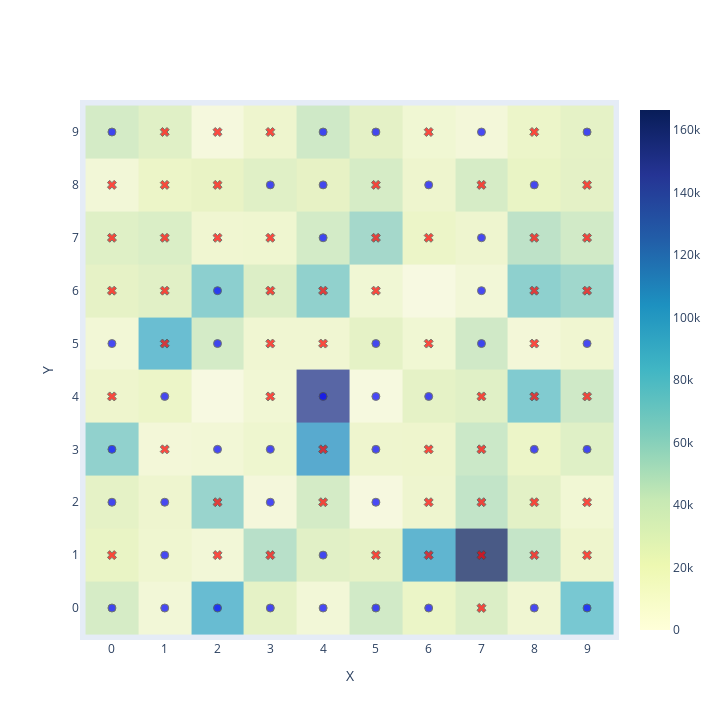
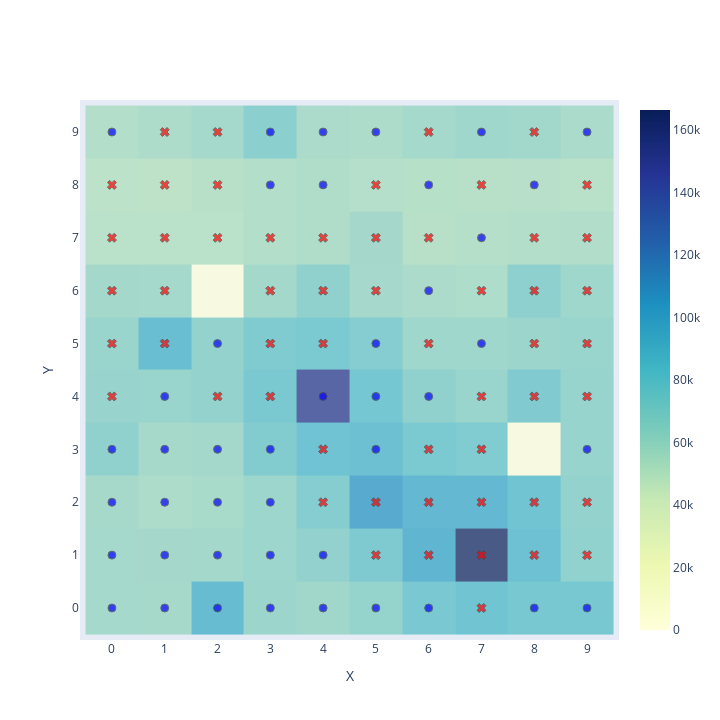

Notebook cell for these charts, in order:
### Code cell
def plot2D_v2_model(model):
    """
    Plots a 2D density heatmap of the model.

    Note: V2 adds markers for each agent. However, 
          it doesn't work well for large scales.
    """
    x_coords, y_coords, wealths, types = extract_data(model)

    fig = go.Figure()

    type_markers = ['x', 'circle', 'square', 'diamond', 'triangle-up', 'triangle-down']  # Define marker shapes
    type_colors = ['red', 'blue', 'green', 'orange', 'purple', 'pink']  # Define marker colors

    for t in set(types):
        mask = types == t
        x = x_coords[mask]
        y = y_coords[mask]

        fig.add_trace(go.Scatter(
            x=x,
            y=y,
            mode='markers',
            showlegend=False,
            marker=dict(
                symbol=type_markers[t],
                opacity=0.7,
                color=type_colors[t],
                size=8,
                line=dict(width=1),
            )
        ))

    fig.add_trace(go.Histogram2d(
        x=x_coords,
        y=y_coords,
        colorscale='YlGnBu',
        zmax=max(wealths),
        nbinsx=14,
        nbinsy=14,
        zauto=False,
        # Add weights
        z=wealths,
        histfunc='sum',
        opacity=0.7,
    ))

    fig.update_layout(
        xaxis_title='X', yaxis_title='Y', coloraxis_colorbar_title='Wealth',
        xaxis=dict(ticks='', showgrid=False, zeroline=False, nticks=20),
        yaxis=dict(ticks='', showgrid=False, zeroline=False, nticks=20),
        autosize=False,
        height=720,
        width=720,
        hovermode='closest',
    )

    fig.show()

# Define model parameters
heigth, width = 10, 10
density = 0.97
fixed_areas_pc = 0.0
popilation_sizes = [0.5, 0.5]
homophily = 3
cluster_threshold = 4

# Create the model
model = Schelling(heigth, width, density, fixed_areas_pc, popilation_sizes, homophily, cluster_threshold)

plot2D_v2_model(model)
for i in range(10):
    model.step()
plot2D_v2_model(model)

### Figure 1 — Plotly figure (JSON) as saved in the notebook; plotly's stock layout.template omitted (floating-point values rounded to 4 significant figures)
{"data": [{"marker": {"color": "red", "line": {"width": 1}, "opacity": 0.7, "size": 8, "symbol": "x"}, "mode": "markers", "showlegend": false, "type": "scatter", "x": [0, 0, 0, 0, 0, 1, 1, 1, 1, 1, 1, 2, 2, 2, 2, 2, 3, 3, 3, 3, 3, 3, 4, 4, 4, 4, 5, 5, 5, 5, 6, 6, 6, 6, 6, 6, 7, 7, 7, 7, 7, 7, 8, 8, 8, 8, 8, 8, 8, 9, 9, 9, 9, 9, 9], "y": [1, 4, 6, 7, 8, 3, 5, 6, 7, 8, 9, 1, 2, 7, 8, 9, 1, 4, 5, 6, 7, 9, 2, 3, 5, 6, 1, 6, 7, 8, 1, 2, 3, 5, 7, 9, 0, 1, 2, 3, 4, 8, 1, 2, 4, 5, 6, 7, 9, 1, 2, 4, 6, 7, 8]}, {"marker": {"color": "blue", "line": {"width": 1}, "opacity": 0.7, "size": 8, "symbol": "circle"}, "mode": "markers", "showlegend": false, "type": "scatter", "x": [0, 0, 0, 0, 0, 1, 1, 1, 1, 2, 2, 2, 2, 3, 3, 3, 3, 4, 4, 4, 4, 4, 4, 5, 5, 5, 5, 5, 5, 6, 6, 6, 7, 7, 7, 7, 8, 8, 8, 9, 9, 9, 9], "y": [0, 2, 3, 5, 9, 0, 1, 2, 4, 0, 3, 5, 6, 0, 2, 3, 8, 0, 1, 4, 7, 8, 9, 0, 2, 3, 4, 5, 9, 0, 4, 8, 5, 6, 7, 9, 0, 3, 8, 0, 3, 5, 9]}, {"colorscale": [[0, "rgb(255,255,217)"], [0.125, "rgb(237,248,177)"], [0.25, "rgb(199,233,180)"], [0.375, "rgb(127,205,187)"], [0.5, "rgb(65,182,196)"], [0.625, "rgb(29,145,192)"], [0.75, "rgb(34,94,168)"], [0.875, "rgb(37,52,148)"], [1, "rgb(8,29,88)"]], "histfunc": "sum", "nbinsx": 14, "nbinsy": 14, "opacity": 0.7, "type": "histogram2d", "x": [0, 0, 0, 0, 0, 0, 0, 0, 0, 0, 1, 1, 1, 1, 1, 1, 1, 1, 1, 1, 2, 2, 2, 2, 2, 2, 2, 2, 2, 3, 3, 3, 3, 3, 3, 3, 3, 3, 3, 4, 4, 4, 4, 4, 4, 4, 4, 4, 4, 5, 5, 5, 5, 5, 5, 5, 5, 5, 5, 6, 6, 6, 6, 6, 6, 6, 6, 6, 7, 7, 7, 7, 7, 7, 7, 7, 7, 7, 8, 8, 8, 8, 8, 8, 8, 8, 8, 8, 9, 9, 9, 9, 9, 9, 9, 9, 9, 9], "y": [0, 1, 2, 3, 4, 5, 6, 7, 8, 9, 0, 1, 2, 3, 4, 5, 6, 7, 8, 9, 0, 1, 2, 3, 5, 6, 7, 8, 9, 0, 1, 2, 3, 4, 5, 6, 7, 8, 9, 0, 1, 2, 3, 4, 5, 6, 7, 8, 9, 0, 1, 2, 3, 4, 5, 6, 7, 8, 9, 0, 1, 2, 3, 4, 5, 7, 8, 9, 0, 1, 2, 3, 4, 5, 6, 7, 8, 9, 0, 1, 2, 3, 4, 5, 6, 7, 8, 9, 0, 1, 2, 3, 4, 5, 6, 7, 8, 9], "z": [35970.0, 21080.0, 25220.0, 67960.0, 14900.0, 8531.0, 24310.0, 29410.0, 7537.0, 37560.0, 7799.0, 12650.0, 13600.0, 6956.0, 18050.0, 89010.0, 27760.0, 33400.0, 18580.0, 29050.0, 90940.0, 7746.0, 64430.0, 8182.0, 38330.0, 70600.0, 12080.0, 21690.0, 2910.0, 25280.0, 51180.0, 4818.0, 13300.0, 9745.0, 11110.0, 31580.0, 13180.0, 28970.0, 13900.0, 7777.0, 28110.0, 37660.0, 105000.0, 151400.0, 11550.0, 68090.0, 39100.0, 22900.0, 41350.0, 40720.0, 24350.0, 1619.0, 14240.0, 1326.0, 25390.0, 10130.0, 59320.0, 36430.0, 25960.0, 19290.0, 96930.0, 13720.0, 15050.0, 25060.0, 10270.0, 18040.0, 14100.0, 10390.0, 32280.0, 166400.0, 47200.0, 43200.0, 28210.0, 41060.0, 7659.0, 13520.0, 36470.0, 6361.0, 11400.0, 46030.0, 26390.0, 18440.0, 75920.0, 6927.0, 69520.0, 48950.0, 21200.0, 17850.0, 80100.0, 15040.0, 9744.0, 29300.0, 41510.0, 11830.0, 60980.0, 40490.0, 25990.0, 24780.0], "zauto": false, "zmax": 166400.0}], "layout": {"autosize": false, "coloraxis": {"colorbar": {"title": {"text": "Wealth"}}}, "height": 720, "hovermode": "closest", "width": 720, "xaxis": {"nticks": 20, "showgrid": false, "ticks": "", "title": {"text": "X"}, "zeroline": false}, "yaxis": {"nticks": 20, "showgrid": false, "ticks": "", "title": {"text": "Y"}, "zeroline": false}}}

### Figure 2 — Plotly figure (JSON) as saved in the notebook; plotly's stock layout.template omitted (floating-point values rounded to 4 significant figures)
{"data": [{"marker": {"color": "red", "line": {"width": 1}, "opacity": 0.7, "size": 8, "symbol": "x"}, "mode": "markers", "showlegend": false, "type": "scatter", "x": [7, 0, 0, 0, 0, 4, 1, 1, 1, 1, 1, 4, 9, 2, 2, 2, 0, 3, 3, 3, 3, 2, 4, 5, 4, 4, 5, 5, 5, 5, 6, 6, 6, 6, 6, 6, 7, 7, 7, 7, 7, 7, 8, 8, 8, 8, 8, 8, 8, 9, 9, 9, 9, 9, 9], "y": [6, 4, 6, 7, 8, 7, 5, 6, 7, 8, 9, 3, 5, 7, 8, 9, 5, 4, 5, 6, 7, 4, 2, 2, 5, 6, 1, 6, 7, 8, 1, 2, 3, 5, 7, 9, 0, 1, 2, 3, 4, 8, 1, 2, 4, 5, 6, 7, 9, 1, 2, 4, 6, 7, 8]}, {"marker": {"color": "blue", "line": {"width": 1}, "opacity": 0.7, "size": 8, "symbol": "circle"}, "mode": "markers", "showlegend": false, "type": "scatter", "x": [0, 0, 0, 3, 0, 1, 1, 1, 1, 2, 2, 2, 3, 3, 3, 3, 3, 4, 4, 4, 1, 4, 4, 5, 2, 5, 5, 5, 5, 6, 6, 8, 0, 6, 6, 7, 8, 9, 2, 9, 7, 7, 9], "y": [0, 2, 3, 1, 9, 0, 1, 2, 4, 0, 3, 2, 9, 0, 2, 3, 8, 0, 1, 4, 3, 8, 9, 0, 1, 3, 4, 5, 9, 0, 4, 8, 1, 6, 8, 9, 0, 3, 5, 0, 5, 7, 9]}, {"colorscale": [[0, "rgb(255,255,217)"], [0.125, "rgb(237,248,177)"], [0.25, "rgb(199,233,180)"], [0.375, "rgb(127,205,187)"], [0.5, "rgb(65,182,196)"], [0.625, "rgb(29,145,192)"], [0.75, "rgb(34,94,168)"], [0.875, "rgb(37,52,148)"], [1, "rgb(8,29,88)"]], "histfunc": "sum", "nbinsx": 14, "nbinsy": 14, "opacity": 0.7, "type": "histogram2d", "x": [0, 7, 0, 0, 0, 3, 0, 0, 0, 0, 1, 1, 1, 4, 1, 1, 1, 1, 1, 1, 2, 4, 9, 2, 2, 3, 2, 2, 2, 3, 0, 3, 3, 3, 3, 3, 3, 3, 2, 4, 4, 4, 5, 4, 4, 4, 1, 4, 4, 5, 5, 2, 5, 5, 5, 5, 5, 5, 5, 6, 6, 6, 6, 6, 6, 6, 8, 6, 7, 7, 7, 7, 7, 0, 6, 6, 7, 7, 8, 8, 8, 9, 8, 8, 8, 8, 2, 8, 9, 9, 9, 7, 9, 7, 9, 9, 9, 9], "y": [0, 6, 2, 3, 4, 1, 6, 7, 8, 9, 0, 1, 2, 7, 4, 5, 6, 7, 8, 9, 0, 3, 5, 3, 2, 9, 7, 8, 9, 0, 5, 2, 3, 4, 5, 6, 7, 8, 4, 0, 1, 2, 2, 4, 5, 6, 3, 8, 9, 0, 1, 1, 3, 4, 5, 6, 7, 8, 9, 0, 1, 2, 3, 4, 5, 7, 8, 9, 0, 1, 2, 3, 4, 1, 6, 8, 8, 9, 0, 1, 2, 3, 4, 5, 6, 7, 5, 9, 0, 1, 2, 5, 4, 7, 6, 7, 8, 9], "z": [58890.0, 55310.0, 58330.0, 67960.0, 64830.0, 62650.0, 59570.0, 50600.0, 49410.0, 53660.0, 58400.0, 59200.0, 55430.0, 54510.0, 64070.0, 89010.0, 58830.0, 50300.0, 48730.0, 55580.0, 90940.0, 84850.0, 64510.0, 59740.0, 57470.0, 70600.0, 50320.0, 51220.0, 59020.0, 62870.0, 64050.0, 62450.0, 75130.0, 78810.0, 76360.0, 59530.0, 53030.0, 53020.0, 66750.0, 60800.0, 67710.0, 73410.0, 105000.0, 151400.0, 77760.0, 68090.0, 58460.0, 54500.0, 56180.0, 66120.0, 77000.0, 59620.0, 87460.0, 81180.0, 73690.0, 58750.0, 59320.0, 52160.0, 55510.0, 79250.0, 96930.0, 94150.0, 77880.0, 67950.0, 61060.0, 51140.0, 51770.0, 58800.0, 83430.0, 166400.0, 93890.0, 75440.0, 64290.0, 58920.0, 56370.0, 51590.0, 51550.0, 61010.0, 79700.0, 86360.0, 84040.0, 65140.0, 75920.0, 62870.0, 69520.0, 53800.0, 66410.0, 60390.0, 80100.0, 68250.0, 66700.0, 61270.0, 65100.0, 51890.0, 60980.0, 53910.0, 50720.0, 56910.0], "zauto": false, "zmax": 166400.0}], "layout": {"autosize": false, "coloraxis": {"colorbar": {"title": {"text": "Wealth"}}}, "height": 720, "hovermode": "closest", "width": 720, "xaxis": {"nticks": 20, "showgrid": false, "ticks": "", "title": {"text": "X"}, "zeroline": false}, "yaxis": {"nticks": 20, "showgrid": false, "ticks": "", "title": {"text": "Y"}, "zeroline": false}}}
